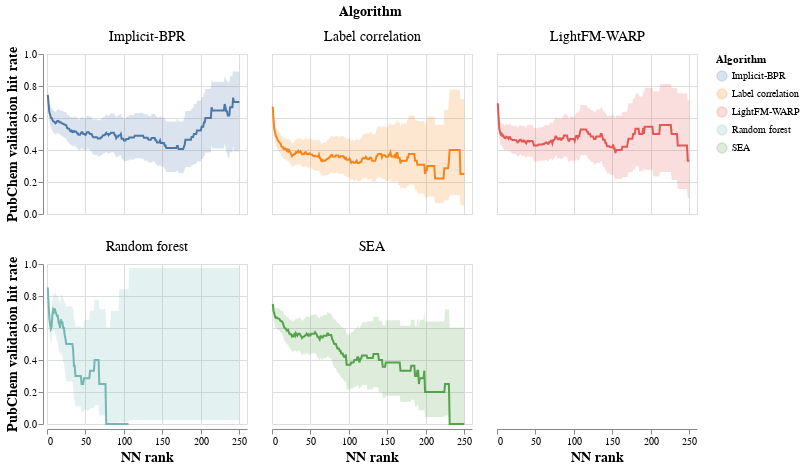

The notebook cell saved with this chart:
### Code cell
line = alt.Chart(d).mark_line().encode(
    x=alt.X('NN rank',),#scale=alt.Scale(type='log'),),
    y=alt.Y('Rate', title='PubChem validation hit rate'),
    color=alt.Color('Algorithm')
)

band = line.mark_area(opacity=0.2).encode(
    x='NN rank',
    y=alt.Y('Low'),
    y2='High'
)

(band + line).properties(height=160, width=200).facet('Algorithm',columns=3).configure_axis(
    #labelFontSize=14,
    titleFontSize=14 
).configure_header(
    titleFontSize=14,
    labelFontSize=14
)#.save('./figures/hit_rate_vs_nn.html')

### Figure 1 — Vega-Lite specification as saved in the notebook (floating-point values rounded to 4 significant figures; data arrays with more than 128 entries replaced by an {"elided": "..."} marker saying what was removed)
{"config": {"view": {"continuousWidth": 400, "continuousHeight": 300}, "axis": {"titleFontSize": 14}, "header": {"labelFontSize": 14, "titleFontSize": 14}}, "data": {"name": "data-a69a31cdf800202e44b1978fe437ac05"}, "facet": {"type": "nominal", "field": "Algorithm"}, "spec": {"layer": [{"mark": {"type": "area", "opacity": 0.2}, "encoding": {"color": {"type": "nominal", "field": "Algorithm"}, "x": {"type": "quantitative", "field": "NN rank"}, "y": {"type": "quantitative", "field": "Low"}, "y2": {"field": "High"}}}, {"mark": "line", "encoding": {"color": {"type": "nominal", "field": "Algorithm"}, "x": {"type": "quantitative", "field": "NN rank"}, "y": {"type": "quantitative", "field": "Rate", "title": "PubChem validation hit rate"}}}], "height": 160, "width": 200}, "columns": 3, "$schema": "https://vega.github.io/schema/vega-lite/v4.8.1.json", "datasets": {"data-a69a31cdf800202e44b1978fe437ac05": {"elided": "1250 records"}}}
